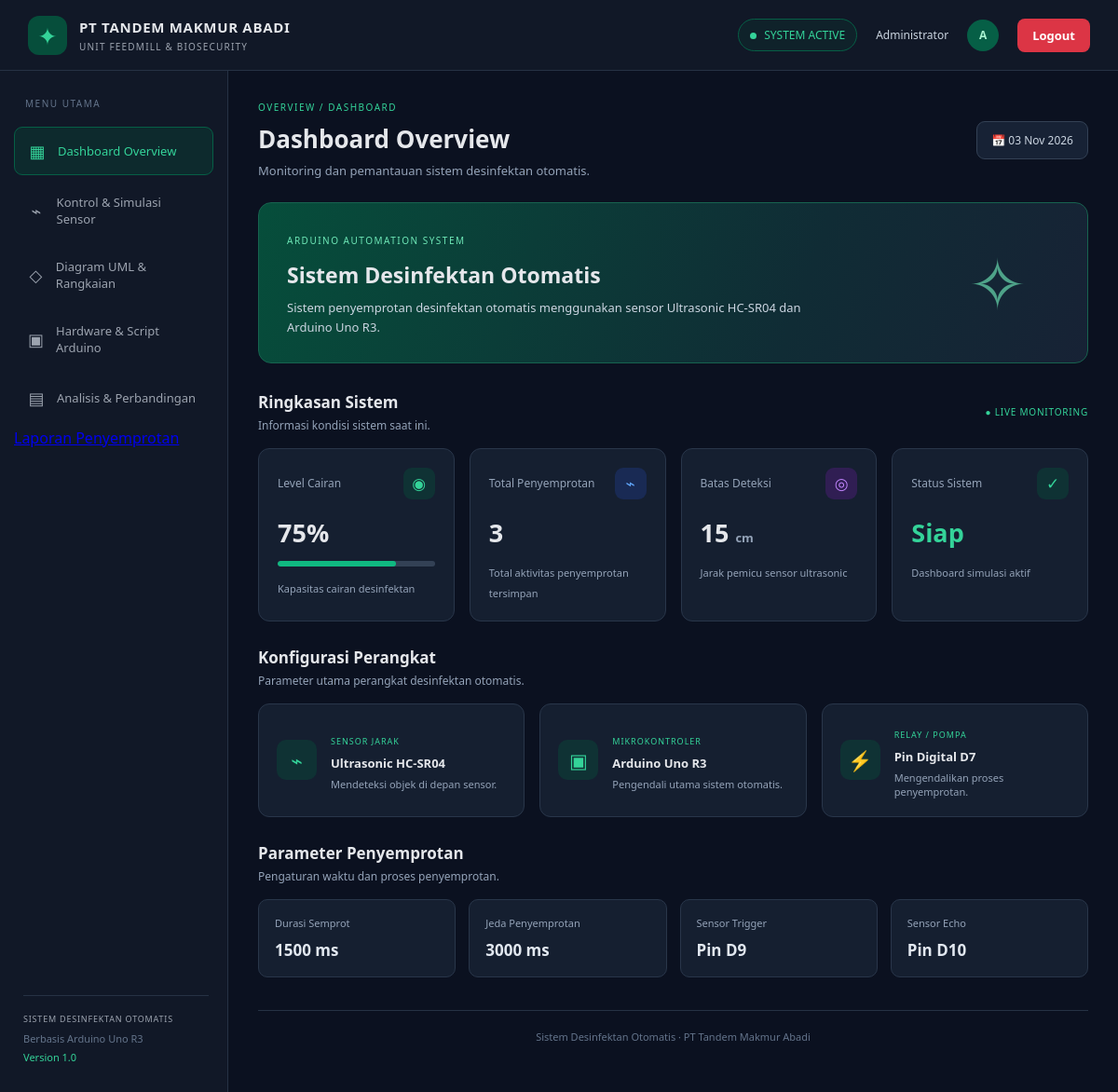
/index.php (signed in), run on the app's committed database.
### tables this page shows
CREATE TABLE `pengaturan` (
  `id` int(11) NOT NULL,
  `batas_deteksi_cm` int(11) DEFAULT 15,
  `durasi_semprot_ms` int(11) DEFAULT 1500,
  `jeda_ms` int(11) DEFAULT 3000,
  `level_cairan` decimal(5,2) DEFAULT 78.00,
  `updated_at` timestamp NOT NULL DEFAULT current_timestamp() ON UPDATE current_timestamp()
);

### index.php (the view, shortened to what this page needs)
<?php
include 'config/koneksi.php';
$pengaturan = mysqli_query($conn, "SELECT * FROM pengaturan LIMIT 1");
$setting = mysqli_fetch_assoc($pengaturan);
$totalSemprot = mysqli_query($conn, "SELECT COUNT(*) AS total FROM penyemprotan");
$dataSemprot = mysqli_fetch_assoc($totalSemprot);
$levelCairan = $setting['level_cairan'] ?? 78;
$batasDeteksi = $setting['batas_deteksi_cm'] ?? 15;
$durasiSemprot = $setting['durasi_semprot_ms'] ?? 1500;
$jedaSemprot = $setting['jeda_ms'] ?? 3000;
$jumlahSemprot = $dataSemprot['total'] ?? 0;
?>
<!DOCTYPE html>
<html lang="id">
<head>
    <link rel="stylesheet" href="style.css">
</head>
<body>
<div class="app">
    <header class="topbar">
        <div class="brand">
            <div class="brand-icon">✦</div>
            <div>
                <h2>PT TANDEM MAKMUR ABADI</h2>
                <p>UNIT FEEDMILL & BIOSECURITY</p>
            </div>
        </div>
        <div class="topbar-right">
            <span class="system-status">
                <span class="status-dot"></span>
                SYSTEM ACTIVE
            </span>
<span class="user-info">
    <?= htmlspecialchars($_SESSION['nama'] ?? 'Admin') ?>
</span>
<div class="avatar">
    <?= strtoupper(substr($_SESSION['nama'] ?? 'A', 0, 1)) ?>
</div>
<a href="logout.php" class="logout-btn">Logout</a>
        </div>
    </header>
    <div class="main-layout">
        <aside class="sidebar">
            <div class="sidebar-label">MENU UTAMA</div>
            <a href="index.php" class="menu active">
                <span>▦</span> Dashboard Overview
            </a>
            <a href="#" class="menu">
                <span>⌁</span> Kontrol & Simulasi Sensor
            </a>
            <a href="diagram.php" class="menu">
    <span>◇</span> Diagram UML & Rangkaian
</a>
            <a href="#" class="menu">
                <span>▣</span> Hardware & Script Arduino
            </a>
            <a href="#" class="menu">
                <span>▤</span> Analisis & Perbandingan
            </a>
<a href="laporan.php" class="nav-link">
</a>
            <div class="sidebar-footer">
                <p>SISTEM DESINFEKTAN OTOMATIS</p>
                <small>Berbasis Arduino Uno R3</small>
                <small class="version">Version 1.0</small>
            </div>
        </aside>
        <main class="content">
            <div class="page-heading">
                <div>
                    <p class="eyebrow">OVERVIEW / DASHBOARD</p>
                    <h1>Dashboard Overview</h1>
                    <p class="subtitle">
                        Monitoring dan pemantauan sistem desinfektan otomatis.
                    </p>
                </div>
                <div class="date-box">
                    <span>📅</span>
                    <?= date('d M Y') ?>
                </div>
            </div>
            <section class="welcome-card">
                <div>
                    <span class="welcome-tag">ARDUINO AUTOMATION SYSTEM</span>
                    <h2>Sistem Desinfektan Otomatis</h2>
                    <p>
                        Sistem penyemprotan desinfektan otomatis menggunakan
                        sensor Ultrasonic HC-SR04 dan Arduino Uno R3.
                    </p>
                </div>
                <div class="welcome-symbol">✧</div>
            </section>
            <div class="section-title">
                <div>
                    <h2>Ringkasan Sistem</h2>
                    <p>Informasi kondisi sistem saat ini.</p>
                </div>
                <span class="live-label">● LIVE MONITORING</span>
            </div>
            <section class="stats-grid">
                <div class="stat-card">
                    <div class="stat-top">
                        <span>Level Cairan</span>
                        <span class="stat-icon green">◉</span>
                    </div>
                    <h2><?= number_format($levelCairan, 0) ?>%</h2>
                    <div class="progress">
                        <div class="progress-fill" style="width: <?= min(100, max(0, $levelCairan)) ?>%"></div>
                    </div>
                    <small>Kapasitas cairan desinfektan</small>
                </div>
                <div class="stat-card">
                    <div class="stat-top">
                        <span>Total Penyemprotan</span>
                        <span class="stat-icon blue">⌁</span>
                    </div>
                    <h2><?= number_format($jumlahSemprot) ?></h2>
                    <small>Total aktivitas penyemprotan tersimpan</small>
                </div>
                <div class="stat-card">
                    <div class="stat-top">
                        <span>Batas Deteksi</span>
                        <span class="stat-icon purple">◎</span>
                    </div>
                    <h2><?= $batasDeteksi ?> <small>cm</small></h2>
                    <small>Jarak pemicu sensor ultrasonic</small>
                </div>
                <div class="stat-card">
                    <div class="stat-top">
                        <span>Status Sistem</span>
                        <span class="stat-icon green">✓</span>
                    </div>
                    <h2 class="active-text">Siap</h2>
                    <small>Dashboard simulasi aktif</small>
                </div>
            </section>
            <div class="section-title">
                <div>
                    <h2>Konfigurasi Perangkat</h2>
                    <p>Parameter utama perangkat desinfektan otomatis.</p>
                </div>
            </div>
            <section class="device-grid">
                <div class="device-card">
                    <span class="device-icon">⌁</span>
                    <div>
                        <small>SENSOR JARAK</small>
                        <h3>Ultrasonic HC-SR04</h3>
                        <p>Mendeteksi objek di depan sensor.</p>
                    </div>
                </div>
                <div class="device-card">
                    <span class="device-icon">▣</span>
                    <div>
                        <small>MIKROKONTROLER</small>
                        <h3>Arduino Uno R3</h3>
                        <p>Pengendali utama sistem otomatis.</p>
                    </div>
                </div>
                <div class="device-card">
                    <span class="device-icon">⚡</span>
                    <div>
                        <small>RELAY / POMPA</small>
                        <h3>Pin Digital D7</h3>
                        <p>Mengendalikan proses penyemprotan.</p>
                    </div>
                </div>
            </section>
            <div class="section-title">
                <div>
                    <h2>Parameter Penyemprotan</h2>
                    <p>Pengaturan waktu dan proses penyemprotan.</p>
                </div>
            </div>
            <section class="parameter-grid">
                <div class="parameter-card">
                    <span>Durasi Semprot</span>
                    <strong><?= $durasiSemprot ?> ms</strong>
                </div>
                <div class="parameter-card">
                    <span>Jeda Penyemprotan</span>
                    <strong><?= $jedaSemprot ?> ms</strong>
                </div>
                <div class="parameter-card">
                    <span>Sensor Trigger</span>
                    <strong>Pin D9</strong>
                </div>
                <div class="parameter-card">
                    <span>Sensor Echo</span>
                    <strong>Pin D10</strong>
                </div>
            </section>
            <footer class="footer">
                Sistem Desinfektan Otomatis · PT Tandem Makmur Abadi
            </footer>
        </main>
    </div>
</div>
</body>
</html>

### data on the page
pengaturan: level_cairan "75", batas_deteksi_cm "15", durasi_semprot_ms "1500", jeda_ms "3000"

### other printed values
$_SESSION['nama'] "Administrator"
substr($_SESSION['nama'] ?? 'A', 0, 1) "A"
$jumlahSemprot "3"
